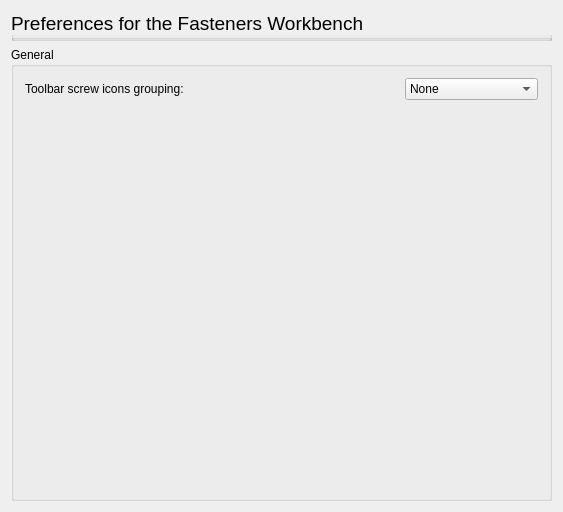
<?xml version="1.0" encoding="UTF-8"?>
<ui version="4.0">
 <class>Gui::Dialog::DlgSettingsDraft</class>
 <widget class="QWidget" name="Gui::Dialog::DlgSettingsDraft">
  <property name="geometry">
   <rect>
    <x>0</x>
    <y>0</y>
    <width>563</width>
    <height>512</height>
   </rect>
  </property>
  <property name="windowTitle">
   <string>General settings</string>
  </property>
  <layout class="QGridLayout" name="gridLayout_2">
   <item row="1" column="0">
    <widget class="QGroupBox" name="groupBox">
     <property name="sizePolicy">
      <sizepolicy hsizetype="Preferred" vsizetype="Preferred">
       <horstretch>0</horstretch>
       <verstretch>1</verstretch>
      </sizepolicy>
     </property>
     <property name="title">
      <string>General</string>
     </property>
     <layout class="QVBoxLayout" name="verticalLayout">
      <item>
       <layout class="QHBoxLayout" name="horizontalLayout">
        <property name="topMargin">
         <number>0</number>
        </property>
        <item>
         <widget class="QLabel" name="label">
          <property name="text">
           <string>Toolbar screw icons grouping:</string>
          </property>
         </widget>
        </item>
        <item>
         <spacer name="horizontalSpacer">
          <property name="orientation">
           <enum>Qt::Horizontal</enum>
          </property>
          <property name="sizeHint" stdset="0">
           <size>
            <width>40</width>
            <height>20</height>
           </size>
          </property>
         </spacer>
        </item>
        <item>
         <widget class="Gui::PrefComboBox" name="gui::comboBox">
          <property name="toolTip">
           <string>Method of icon grouping</string>
          </property>
          <property name="currentIndex">
           <number>0</number>
          </property>
          <property name="prefEntry" stdset="0">
           <string>ScrewToolbarGroupMode</string>
          </property>
          <property name="prefPath" stdset="0">
           <string>Mod/Fasteners</string>
          </property>
          <item>
           <property name="text">
            <string>None</string>
           </property>
          </item>
          <item>
           <property name="text">
            <string>Separate toolbars</string>
           </property>
          </item>
          <item>
           <property name="text">
            <string>Drop down buttons</string>
           </property>
          </item>
         </widget>
        </item>
       </layout>
      </item>
      <item>
       <spacer name="verticalSpacer">
        <property name="orientation">
         <enum>Qt::Vertical</enum>
        </property>
        <property name="sizeHint" stdset="0">
         <size>
          <width>20</width>
          <height>40</height>
         </size>
        </property>
       </spacer>
      </item>
     </layout>
    </widget>
   </item>
   <item row="0" column="0">
    <widget class="QGroupBox" name="groupBox_7">
     <property name="sizePolicy">
      <sizepolicy hsizetype="Minimum" vsizetype="Minimum">
       <horstretch>0</horstretch>
       <verstretch>0</verstretch>
      </sizepolicy>
     </property>
     <property name="maximumSize">
      <size>
       <width>16777215</width>
       <height>30</height>
      </size>
     </property>
     <property name="font">
      <font>
       <pointsize>14</pointsize>
      </font>
     </property>
     <property name="title">
      <string>Preferences for the Fasteners Workbench</string>
     </property>
    </widget>
   </item>
  </layout>
 </widget>
 <layoutdefault spacing="6" margin="11"/>
 <pixmapfunction>qPixmapFromMimeSource</pixmapfunction>
 <customwidgets>
  <customwidget>
   <class>Gui::PrefComboBox</class>
   <extends>QComboBox</extends>
   <header>Gui/PrefWidgets.h</header>
  </customwidget>
 </customwidgets>
 <resources/>
 <connections/>
</ui>
